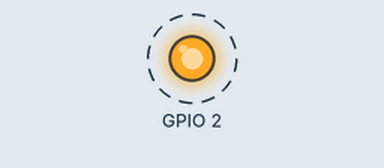
The sketch below on a simulated ESP32. Shown: output pins drawn as LEDs (lit = HIGH). Dashed ring = blinking. What the sketch prints to the serial monitor is not drawn.

Above: at 0.5 s.
Timing chart, 0 to 3.5 s (numbered marks = the images above):
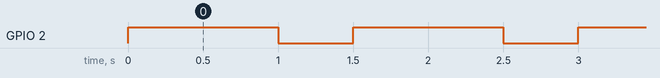

The sketch:

ESP32_HelloWorld.ino
```cpp
void setup() {
  // put your setup code here, to run once:
  Serial.begin(115200);
  Serial.println("Hello World");
  pinMode(2, OUTPUT);
}

void loop() {
  // put your main code here, to run repeatedly:
  digitalWrite(2, HIGH);
  delay(1000);
  Serial.println("Hello again");
  digitalWrite(2, LOW);
  delay(500);
}
```

Measured:
- by itself, GPIO 2: alternates HIGH for 1.0 s and LOW for 0.50 s
